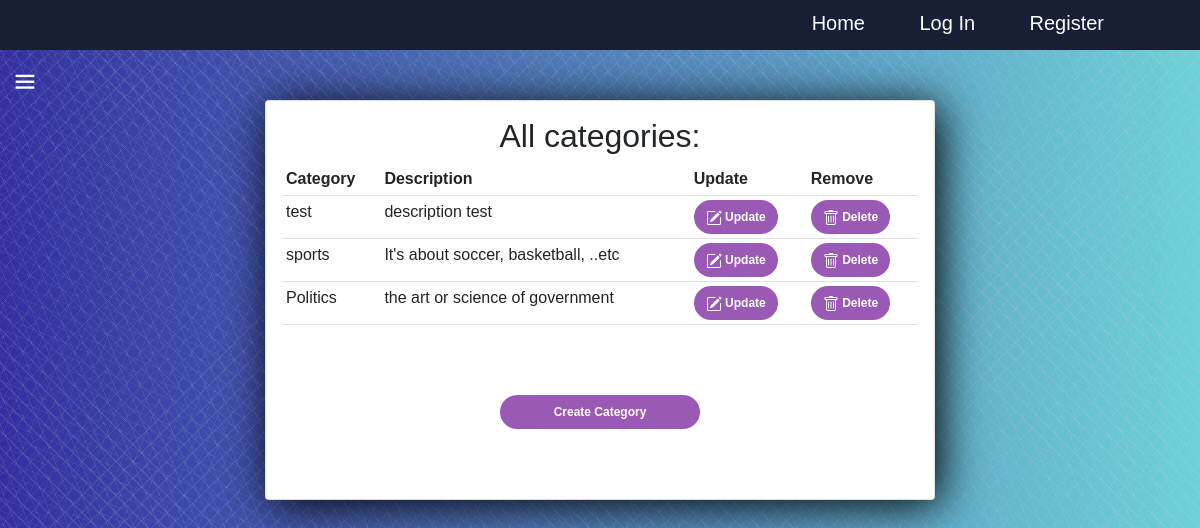
Page /categories/manage/ on the committed database.
### categories/models.py (models this page shows, shortened)
class Category(models.Model):
    title = models.CharField(max_length=100)
    details = models.TextField()
    picture = models.ImageField(upload_to='images/')
    created_time = models.DateTimeField(auto_now_add=True)
    def get_category_url(self):
        return reverse('category.show', args=[self.id])
    def get_subscribe_url(self):
        return reverse('category.subscribe', args=[self.id])
    def get_subscribers(self):
        return set([sub.user for sub in Subscribe.objects.filter(category=self)])
    def __str__(self) -> str:
        return self.title

### categories/views.py (the view)
# urls.py: path('manage/' , ListCategory.as_view() , name="categories.manage.list"),
class ListCategory(ListView):
    model = Category
    template_name = "categories/manage_categories.html"

### categories/context_processors.py (called while the page is built)
def categories_processor(request):
    categories = Category.objects.all()
    print('hi')
    print(categories)
    return {'categories': categories}

### categories/templates/categories/manage_categories.html (shortened to what this page needs)
{% extends 'base/base.html'%}
{% block content %}
<div class="row">
	<div class="col-md-7"  style="margin: 0 auto;">
		<div class="card card-body">
      <h2 style="text-align: center">All categories: </h2>
			<table class="table table-sm">
				<tr>
					<th>Category</th>
					<th>Description</th>
          			<th>Update</th>
					<th>Remove</th>
				</tr>
				{% for category in object_list %}
					<tr>
						<td><a href="{{category.get_category_url}}">{{ category.title }}</a></td>
            <td>{{category.details}}</td>
						<td><a class="btn btn-sm btn-info" href="{% url 'category.manage.update' category.id %}">      Update</a></td>
						<td><a class="btn btn-sm btn-danger" href="{% url 'category.manage.delete' category.id %}">     Delete</a></td>
					</tr>
				{% endfor %}
			</table>
      <a class="btn btn-primary  btn-sm btn-block" href="{% url 'category.manage.create' %}" style="width: 200px ; margin:auto ;">Create Category</a>
		</div>
	</div>
</div>
{% endblock %}

### base/static/base/css/style.css (style rules this page uses)
body { background-image: repeating-linear-gradient(135deg, hsla(264,0%,88%,0.03) 0px, hsla(264,0%,88%,0.03) 1px,transparent 1px, transparent 12px),repeating-linear-gradient(45deg, hsla(264,0%,88%,0.03) 0px, hsla(264,0%,88%,0.03) 1px,transparent 1px, transparent 12px), repeating-linear-gradient(67.5deg, hsla(264,0%,88%,0.03) 0px, hsla(264,0%,88%,0.03) 1px,transparent 1px, transparent 12px),repeating-linear-gradient(135deg, hsla(264,0%,88%,0.03) 0px, hsla(264,0%,88%,0.03) 1px,transparent 1px, transparent 12px), repeating-linear-gradient(45deg, hsla(264,0%,88%,0.03) 0px, hsla(264,0%,88%,0.03) 1px,transparent 1px, transparent 12px), repeating-linear-gradient(112.5deg, hsla(264,0%,88%,0.03) 0px, hsla(264,0%,88%,0.03) 1px,transparent 1px, transparent 12px), repeating-linear-gradient(112.5deg, hsla(264,0%,88%,0.03) 0px, hsla(264,0%,88%,0.03) 1px,transparent 1px, transparent 12px), repeating-linear-gradient(45deg, hsla(264,0%,88%,0.03) 0px, hsla(264,0%,88%,0.03) 1px, transparent 1px, transparent 12px),repeating-linear-gradient(22.5deg, hsla(264,0%,88%,0.03) 0px, hsla(264,0%,88%,0.03) 1px,transparent 1px, transparent 12px),repeating-linear-gradient(45deg, hsla(264,0%,88%,0.03) 0px, hsla(264,0%,88%,0.03) 1px,transparent 1px, transparent 12px),repeating-linear-gradient(22.5deg, hsla(264,0%,88%,0.03) 0px, hsla(264,0%,88%,0.03) 1px,transparent 1px, transparent 12px),repeating-linear-gradient(135deg, hsla(264,0%,88%,0.03) 0px, hsla(264,0%,88%,0.03) 1px,transparent 1px, transparent 12px),repeating-linear-gradient(157.5deg, hsla(264,0%,88%,0.03) 0px, hsla(264,0%,88%,0.03) 1px,transparent 1px, transparent 12px),repeating-linear-gradient(67.5deg, hsla(264,0%,88%,0.03) 0px, hsla(264,0%,88%,0.03) 1px,transparent 1px, transparent 12px),repeating-linear-gradient(67.5deg, hsla(264,0%,88%,0.03) 0px, hsla(264,0%,88%,0.03) 1px,transparent 1px, transparent 12px),linear-gradient(90deg, rgb(51,47,160),rgb(109,209,215)); }
* { padding: 0; margin: 0; box-sizing: border-box; font-family: "Segoe UI"; }
a { text-decoration: none; color: inherit; display: flex; align-items: center; }
.card { background-size: contain; height: 400px; margin: 50px 10px; box-shadow: 5px 5px 45px black; overflow: hidden; }
.btn { width: max-content; padding: 6px 10px; margin-bottom: 0; margin-right: 0; background: #9b59b6; border: 2px solid #9b59b6; color: white; border-radius: 30px; font-size: 12px; text-decoration: none; font-weight: bold; transition: all .3s ease-in; }

### base/static/base/css/footer.css (style rules this page uses)
* { margin: 0; padding: 0; box-sizing: border-box; font-family: 'Poppins' ,sans-serif; }

### rows in the picture
Category: title "test", details "description test"
Category: title "sports", details "It's about soccer, basketball, ..etc"
Category: title "Politics", details "the art or science of government"
